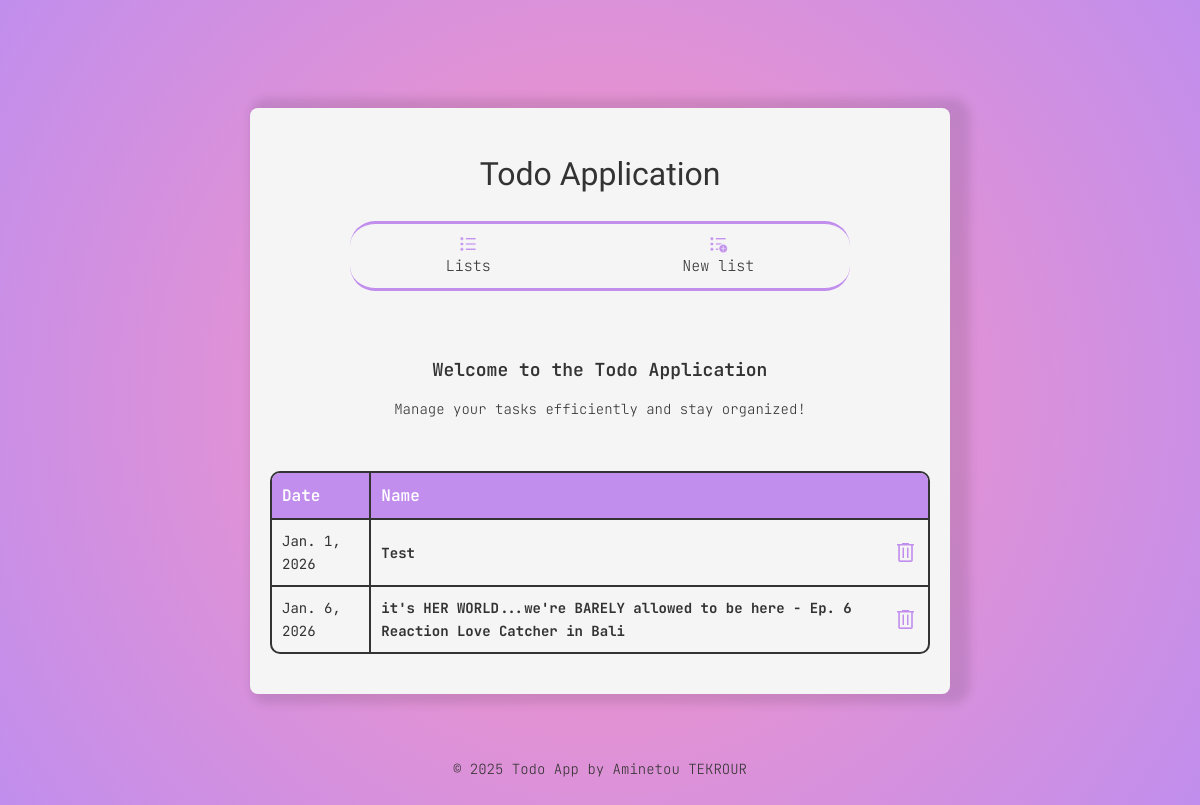
The page / on the database its author committed.
### todoapp/models.py (models this page shows, shortened)
class List(models.Model):
    date = models.DateField(auto_now_add=True)
    name = models.CharField(max_length=100, default='To-Do List')

### todoapp/views.py (the view)
# urls.py: path('', index, name='index'),
def index(request):
    lists = List.objects.all()
    tasks = Task.objects.all()
    context = {
        'lists': lists,
        'tasks': tasks,
    }
    return render(request, 'index.html', context)

### todoapp/templates/index.html (shortened to what this page needs)
{% extends "base.html" %}
{% load static %}
{% block content %}
    <h2>Welcome to the Todo Application</h2>
    <p>Manage your tasks efficiently and stay organized!</p>
    <table>
        <tr>
            <th>Date</th>
            <th id="delete-col">Name</th>
            <th></th>
        </tr>
         {% for list in lists %}
        <tr>
            <td>{{ list.date }}</td>
            <td id="delete-col"><a href="{% url 'list_detail' list.id %}">{{ list.name }}</a></td>
            <td><form method="post" action="{% url 'delete_list' list.id %}">
                <img id="delete-icon" src="{% static 'assets/delete.png' %}" alt="Delete" onclick="this.parentElement.submit()">
            </form></td>
        </tr>
        {% endfor %}
    </table>
{% endblock %}

### todoapp/templates/static/css/styles.css (style rules this page uses)
* { box-sizing: border-box; font-family: "JetBrains Mono", monospace; font-optical-sizing: auto; font-weight: 200; font-style: normal; }
html, body { height: 100%; }
html { scroll-behavior: smooth; }
body { background: #fc95c0; background: radial-gradient(circle, rgba(252, 149, 192, 1) 0%, rgba(193, 142, 237, 1) 100%); color: #333; line-height: 1.6; padding: 50px; display: flex; flex-direction: column; justify-content: flex-start; align-items: center; }
a { color: #333; text-decoration: none; color: radial-gradient(circle, rgba(252, 149, 192, 1) 0%, rgba(193, 142, 237, 1) 100%); font-weight: 700; }
table { width: 100%; min-width: 600px; margin-bottom: 20px; margin-top: 50px; border: 2px solid #333; border-collapse: separate; border-spacing: 0; border-radius: 10px; overflow: hidden; }
th, td { padding: 10px; text-align: left; border-bottom: 2px solid #333; border-right: 2px solid #333; }
th { background: rgba(193, 142, 237, 1) 50%; color: #fff; font-weight: 600; }
td { color: #333; color: radial-gradient(circle, rgba(252, 149, 192, 1) 0%, rgba(193, 142, 237, 1) 100%); font-weight: 400; font-size: 14px; }
h2 { text-align: center; margin-bottom: 10px; color: radial-gradient(circle, rgba(252, 149, 192, 1) 0%, rgba(193, 142, 237, 1) 100%); font-weight: 600; font-style: normal; font-size: 18px; }
p { font-size: 14px; margin-bottom: 10px; text-align: center; }
td:last-child, th:last-child { border-right: none; }
table tr:last-child td { border-bottom: none; }
#delete-icon { cursor: pointer; display: flex; align-items: center; justify-content: center; width: 25px; height: 25px; }
#delete-col { border-right: none; }

### rows shown on the page
List: date "Jan. 1, 2026", name "Test"
List: date "Jan. 6, 2026", name "it's HER WORLD...we're BARELY allowed to be here - Ep. 6 Reaction Love Catcher in Bali"
